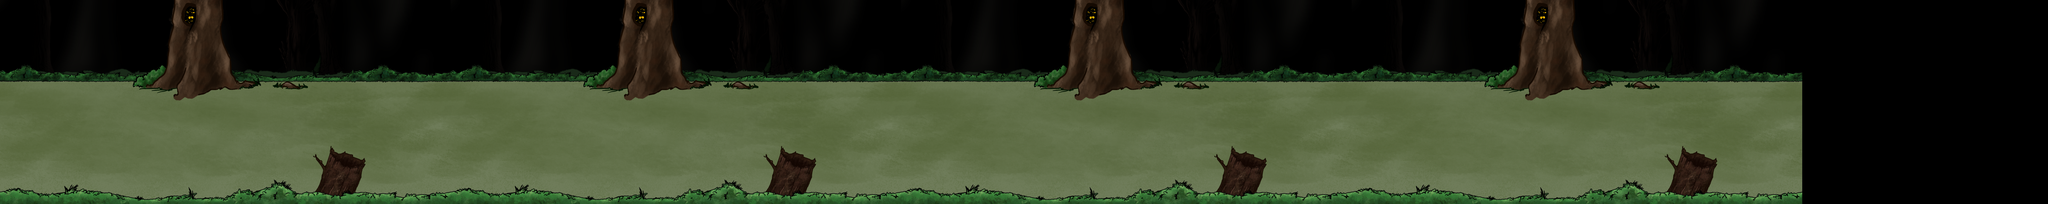

A 2D game scene composited from a Tiled map and its tileset images. What follows is a short description and the map's XML, with each tile layer's data collapsed to a summary:
An orthogonal 100x10 tile map with 64x64 px tiles, 1 tile layer (bg_Kachelebene 1).

<map version="1.0" orientation="orthogonal" width="100" height="10" tilewidth="64" tileheight="64">
 <tileset firstgid="1" name="GameLayer_03" tilewidth="64" tileheight="64">
  <image source="layers/1408x640/GameLayer_03.png" width="1408" height="640" />
 </tileset>
 <layer name="bg_Kachelebene 1" width="100" height="10">
  <properties>
   <property name="vx" value="1" />
   <property name="vy" value="1" />
   <property name="x" value="0" />
   <property name="y" value="0" />
  </properties>
  <data>[1000 cells, 880 non-empty, 220 distinct tile ids]</data>
 </layer>
</map>
